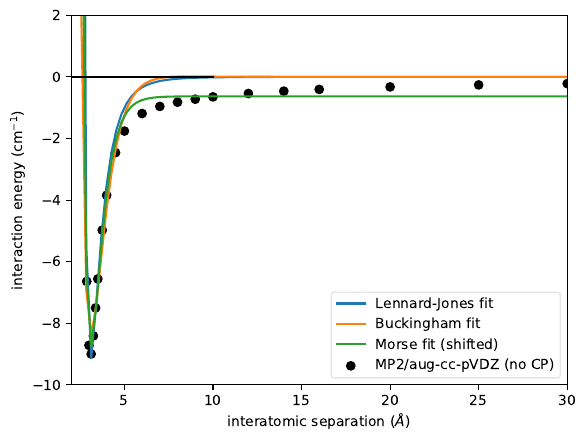

Reproduce this figure in Python.
from __future__ import print_function

import psi4

import numpy as np
from scipy.optimize import curve_fit

import matplotlib as mpl
mpl.use('Agg')
import matplotlib.pyplot as plt


he_dimer = """
He
--
He 1 **R**
"""

distances = [2.875, 3.0, 3.125, 3.25, 3.375, 3.5, 3.75, 4.0, 4.5, 5.0, 6.0, 7.0, 8.0, 9.0, 10.0, 12.0, 14.0, 16.0, 20.0, 25.0, 30.0]
energies = []
for d in distances:
    mol = psi4.geometry(he_dimer.replace('**R**', str(d)))
    en = psi4.energy('MP2/aug-cc-pVDZ', molecule=mol, bsse_type='nocp')
    en *= 219474.6
    energies.append(en)

# Lennard-Jones fit
powers = [-12, -6]
x = np.power(np.array(distances).reshape(-1, 1), powers)
coeffs = np.linalg.lstsq(x, energies)[0]
fpoints = np.linspace(2, max(distances), 100).reshape(-1, 1)
fdata = np.power(fpoints, powers)
fit_energies_lj = np.dot(fdata, coeffs)

# Buckingham fit
def buckingham(r, a, b, c):
    return a * np.exp(-b * r) - (c * r ** (-6))
popt, pcov = curve_fit(buckingham, distances, energies, method='trf')
fit_energies_buckingham = buckingham(fpoints, *popt)

# Morse fits
# def morse_2(r, a, b):
#     return a * (1 - np.exp(-b * r)) ** 2
# def morse_3(r, a, b, c):
#     return a * (1 - np.exp(-b * (r - c))) ** 2
def morse_4(r, a, b, c, d):
    return (a * (1 - np.exp(-b * (r - c))) ** 2) + d
# tstart = [1.0e+3, 1]
# popt, pcov = curve_fit(morse_2, distances, energies, method='trf', p0=tstart, maxfev=40000000)
# fit_energies_morse_2 = morse_2(fpoints, *popt)
# tstart = [3.41838629,  1.7536397,  3.32438717]
# popt, pcov = curve_fit(morse_3, distances, energies, method='trf', p0=tstart, maxfev=40000000)
# fit_energies_morse_3 = morse_3(fpoints, *popt)
tstart = [1.0e+3, 1, 3, 0]
popt, pcov = curve_fit(morse_4, distances, energies, method='trf', p0=tstart, maxfev=40000000)
fit_energies_morse_4 = morse_4(fpoints, *popt)

fig, ax = plt.subplots()
ax.set_xlim((2, max(distances)))
ax.set_ylim((-10, 2))
ax.scatter(distances, energies, color='black', label='MP2/aug-cc-pVDZ (no CP)')
ax.plot(fpoints, fit_energies_lj, label='Lennard-Jones fit')
ax.plot(fpoints, fit_energies_buckingham, label='Buckingham fit')
# ax.plot(fpoints, fit_energies_morse_2, label='Morse fit (2 param)')
# ax.plot(fpoints, fit_energies_morse_3, label='Morse fit')
ax.plot(fpoints, fit_energies_morse_4, label='Morse fit (shifted)')
ax.plot([0,10], [0,0], 'k-')
ax.set_xlabel(r'interatomic separation ($\AA{}$)')
ax.set_ylabel(r'interaction energy ($\mathrm{cm^{-1}}$)')
ax.legend(loc='best', fancybox=True, framealpha=0.50)
fig.savefig('1b_molecule_buckingham_nocp_long.pdf', bbox_inches='tight')
